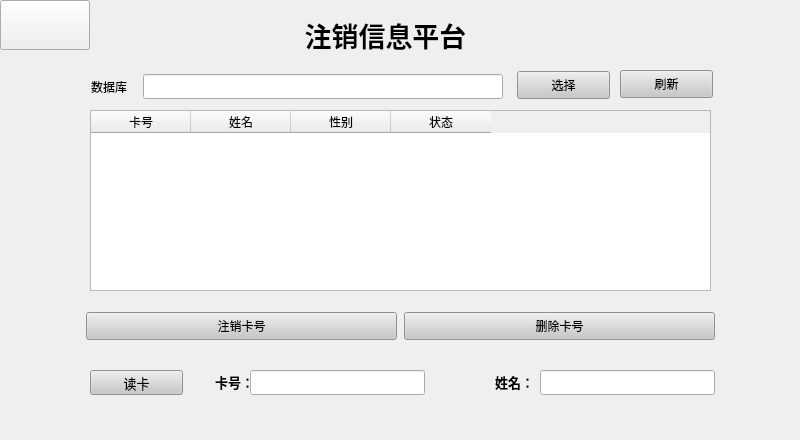
<?xml version="1.0" encoding="UTF-8"?>
<ui version="4.0">
 <class>DeleteCard</class>
 <widget class="QWidget" name="DeleteCard">
  <property name="enabled">
   <bool>true</bool>
  </property>
  <property name="geometry">
   <rect>
    <x>0</x>
    <y>0</y>
    <width>800</width>
    <height>440</height>
   </rect>
  </property>
  <property name="minimumSize">
   <size>
    <width>800</width>
    <height>440</height>
   </size>
  </property>
  <property name="maximumSize">
   <size>
    <width>800</width>
    <height>440</height>
   </size>
  </property>
  <property name="windowTitle">
   <string>Form</string>
  </property>
  <widget class="QLabel" name="lb_deletetitle">
   <property name="geometry">
    <rect>
     <x>270</x>
     <y>10</y>
     <width>231</width>
     <height>51</height>
    </rect>
   </property>
   <property name="text">
    <string>&lt;html&gt;&lt;head/&gt;&lt;body&gt;&lt;p align=&quot;center&quot;&gt;&lt;span style=&quot; font-size:20pt; font-weight:600;&quot;&gt;注销信息平台&lt;/span&gt;&lt;/p&gt;&lt;/body&gt;&lt;/html&gt;</string>
   </property>
  </widget>
  <widget class="QPushButton" name="btn_back">
   <property name="geometry">
    <rect>
     <x>0</x>
     <y>0</y>
     <width>90</width>
     <height>50</height>
    </rect>
   </property>
   <property name="styleSheet">
    <string notr="true">border-image: url(:/Images/back.png);</string>
   </property>
   <property name="text">
    <string/>
   </property>
  </widget>
  <widget class="QTableWidget" name="db_table">
   <property name="geometry">
    <rect>
     <x>90</x>
     <y>110</y>
     <width>621</width>
     <height>181</height>
    </rect>
   </property>
   <property name="editTriggers">
    <set>QAbstractItemView::NoEditTriggers</set>
   </property>
   <property name="selectionMode">
    <enum>QAbstractItemView::SingleSelection</enum>
   </property>
   <property name="selectionBehavior">
    <enum>QAbstractItemView::SelectRows</enum>
   </property>
   <column>
    <property name="text">
     <string>卡号</string>
    </property>
   </column>
   <column>
    <property name="text">
     <string>姓名</string>
    </property>
   </column>
   <column>
    <property name="text">
     <string>性别</string>
    </property>
   </column>
   <column>
    <property name="text">
     <string>状态</string>
    </property>
   </column>
  </widget>
  <widget class="QLineEdit" name="ted_showName">
   <property name="enabled">
    <bool>true</bool>
   </property>
   <property name="geometry">
    <rect>
     <x>540</x>
     <y>370</y>
     <width>175</width>
     <height>25</height>
    </rect>
   </property>
  </widget>
  <widget class="QLineEdit" name="ted_showID">
   <property name="enabled">
    <bool>true</bool>
   </property>
   <property name="geometry">
    <rect>
     <x>250</x>
     <y>370</y>
     <width>175</width>
     <height>25</height>
    </rect>
   </property>
   <property name="minimumSize">
    <size>
     <width>175</width>
     <height>25</height>
    </size>
   </property>
  </widget>
  <widget class="QPushButton" name="ptn_delete">
   <property name="geometry">
    <rect>
     <x>404</x>
     <y>312</y>
     <width>311</width>
     <height>28</height>
    </rect>
   </property>
   <property name="minimumSize">
    <size>
     <width>311</width>
     <height>28</height>
    </size>
   </property>
   <property name="styleSheet">
    <string notr="true">background-color: rgb(200, 200, 200);</string>
   </property>
   <property name="text">
    <string>删除卡号</string>
   </property>
  </widget>
  <widget class="QPushButton" name="btn_start">
   <property name="geometry">
    <rect>
     <x>90</x>
     <y>370</y>
     <width>93</width>
     <height>25</height>
    </rect>
   </property>
   <property name="font">
    <font>
     <pointsize>10</pointsize>
     <weight>50</weight>
     <bold>false</bold>
    </font>
   </property>
   <property name="styleSheet">
    <string notr="true">background-color: rgb(200, 200, 200);</string>
   </property>
   <property name="text">
    <string>读卡</string>
   </property>
  </widget>
  <widget class="QLabel" name="label">
   <property name="geometry">
    <rect>
     <x>480</x>
     <y>372</y>
     <width>54</width>
     <height>20</height>
    </rect>
   </property>
   <property name="text">
    <string>&lt;html&gt;&lt;head/&gt;&lt;body&gt;&lt;p align=&quot;right&quot;&gt;&lt;span style=&quot; font-size:10pt; font-weight:600;&quot;&gt;姓名：&lt;/span&gt;&lt;/p&gt;&lt;/body&gt;&lt;/html&gt;</string>
   </property>
  </widget>
  <widget class="QLabel" name="lb_cardID">
   <property name="geometry">
    <rect>
     <x>200</x>
     <y>372</y>
     <width>54</width>
     <height>20</height>
    </rect>
   </property>
   <property name="text">
    <string>&lt;html&gt;&lt;head/&gt;&lt;body&gt;&lt;p align=&quot;right&quot;&gt;&lt;span style=&quot; font-size:10pt; font-weight:600;&quot;&gt;卡号：&lt;/span&gt;&lt;/p&gt;&lt;/body&gt;&lt;/html&gt;</string>
   </property>
  </widget>
  <widget class="QPushButton" name="ptn_release">
   <property name="geometry">
    <rect>
     <x>86</x>
     <y>312</y>
     <width>311</width>
     <height>28</height>
    </rect>
   </property>
   <property name="minimumSize">
    <size>
     <width>311</width>
     <height>28</height>
    </size>
   </property>
   <property name="styleSheet">
    <string notr="true">background-color: rgb(200, 200, 200);</string>
   </property>
   <property name="text">
    <string>注销卡号</string>
   </property>
  </widget>
  <widget class="QLabel" name="lb_db">
   <property name="geometry">
    <rect>
     <x>91</x>
     <y>71</y>
     <width>45</width>
     <height>31</height>
    </rect>
   </property>
   <property name="text">
    <string>数据库</string>
   </property>
  </widget>
  <widget class="QLineEdit" name="ted_dbpath">
   <property name="geometry">
    <rect>
     <x>143</x>
     <y>74</y>
     <width>360</width>
     <height>25</height>
    </rect>
   </property>
   <property name="readOnly">
    <bool>true</bool>
   </property>
  </widget>
  <widget class="QPushButton" name="btn_dbselect">
   <property name="geometry">
    <rect>
     <x>517</x>
     <y>71</y>
     <width>93</width>
     <height>28</height>
    </rect>
   </property>
   <property name="styleSheet">
    <string notr="true">background-color: rgb(200, 200, 200);</string>
   </property>
   <property name="text">
    <string>选择</string>
   </property>
  </widget>
  <widget class="QPushButton" name="btn_dbrefresh">
   <property name="geometry">
    <rect>
     <x>620</x>
     <y>70</y>
     <width>93</width>
     <height>28</height>
    </rect>
   </property>
   <property name="styleSheet">
    <string notr="true">background-color: rgb(200, 200, 200);</string>
   </property>
   <property name="text">
    <string>刷新</string>
   </property>
  </widget>
  <widget class="QLabel" name="label_2">
   <property name="geometry">
    <rect>
     <x>-20</x>
     <y>-10</y>
     <width>831</width>
     <height>531</height>
    </rect>
   </property>
   <property name="styleSheet">
    <string notr="true">border-image: url(:/Images/bg2.jpg);</string>
   </property>
   <property name="text">
    <string/>
   </property>
  </widget>
  <zorder>label_2</zorder>
  <zorder>lb_deletetitle</zorder>
  <zorder>btn_back</zorder>
  <zorder>db_table</zorder>
  <zorder>ted_showName</zorder>
  <zorder>ted_showID</zorder>
  <zorder>ptn_delete</zorder>
  <zorder>btn_start</zorder>
  <zorder>label</zorder>
  <zorder>lb_cardID</zorder>
  <zorder>ptn_release</zorder>
  <zorder>ted_dbpath</zorder>
  <zorder>btn_dbselect</zorder>
  <zorder>lb_db</zorder>
  <zorder>btn_dbrefresh</zorder>
 </widget>
 <resources/>
 <connections/>
</ui>
